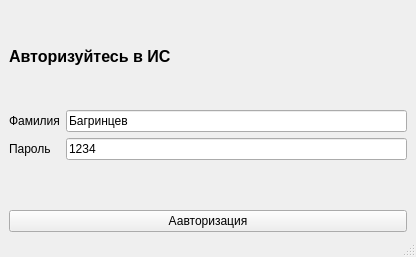
<?xml version="1.0" encoding="UTF-8"?>
<ui version="4.0">
 <class>MainWindow</class>
 <widget class="QMainWindow" name="MainWindow">
  <property name="enabled">
   <bool>true</bool>
  </property>
  <property name="geometry">
   <rect>
    <x>0</x>
    <y>0</y>
    <width>416</width>
    <height>257</height>
   </rect>
  </property>
  <property name="windowTitle">
   <string>Авторизация в ИС</string>
  </property>
  <widget class="QWidget" name="centralwidget">
   <layout class="QVBoxLayout" name="verticalLayout">
    <item>
     <widget class="QLabel" name="label_3">
      <property name="font">
       <font>
        <pointsize>12</pointsize>
        <weight>75</weight>
        <bold>true</bold>
       </font>
      </property>
      <property name="text">
       <string>Авторизуйтесь в ИС</string>
      </property>
     </widget>
    </item>
    <item>
     <layout class="QFormLayout" name="formLayout">
      <item row="2" column="0">
       <widget class="QLabel" name="label">
        <property name="text">
         <string>Пароль</string>
        </property>
       </widget>
      </item>
      <item row="1" column="0">
       <widget class="QLabel" name="label_2">
        <property name="text">
         <string>Фамилия</string>
        </property>
       </widget>
      </item>
      <item row="1" column="1">
       <widget class="QLineEdit" name="login">
        <property name="text">
         <string>Багринцев</string>
        </property>
       </widget>
      </item>
      <item row="2" column="1">
       <widget class="QLineEdit" name="pass">
        <property name="text">
         <string>1234</string>
        </property>
       </widget>
      </item>
     </layout>
    </item>
    <item>
     <widget class="QPushButton" name="pushButton">
      <property name="text">
       <string>Аавторизация</string>
      </property>
     </widget>
    </item>
   </layout>
  </widget>
  <widget class="QMenuBar" name="menubar">
   <property name="geometry">
    <rect>
     <x>0</x>
     <y>0</y>
     <width>416</width>
     <height>26</height>
    </rect>
   </property>
  </widget>
  <widget class="QStatusBar" name="statusbar">
   <property name="enabled">
    <bool>true</bool>
   </property>
   <property name="minimumSize">
    <size>
     <width>12</width>
     <height>16</height>
    </size>
   </property>
   <property name="sizeIncrement">
    <size>
     <width>12</width>
     <height>15</height>
    </size>
   </property>
  </widget>
 </widget>
 <resources/>
 <connections/>
</ui>
